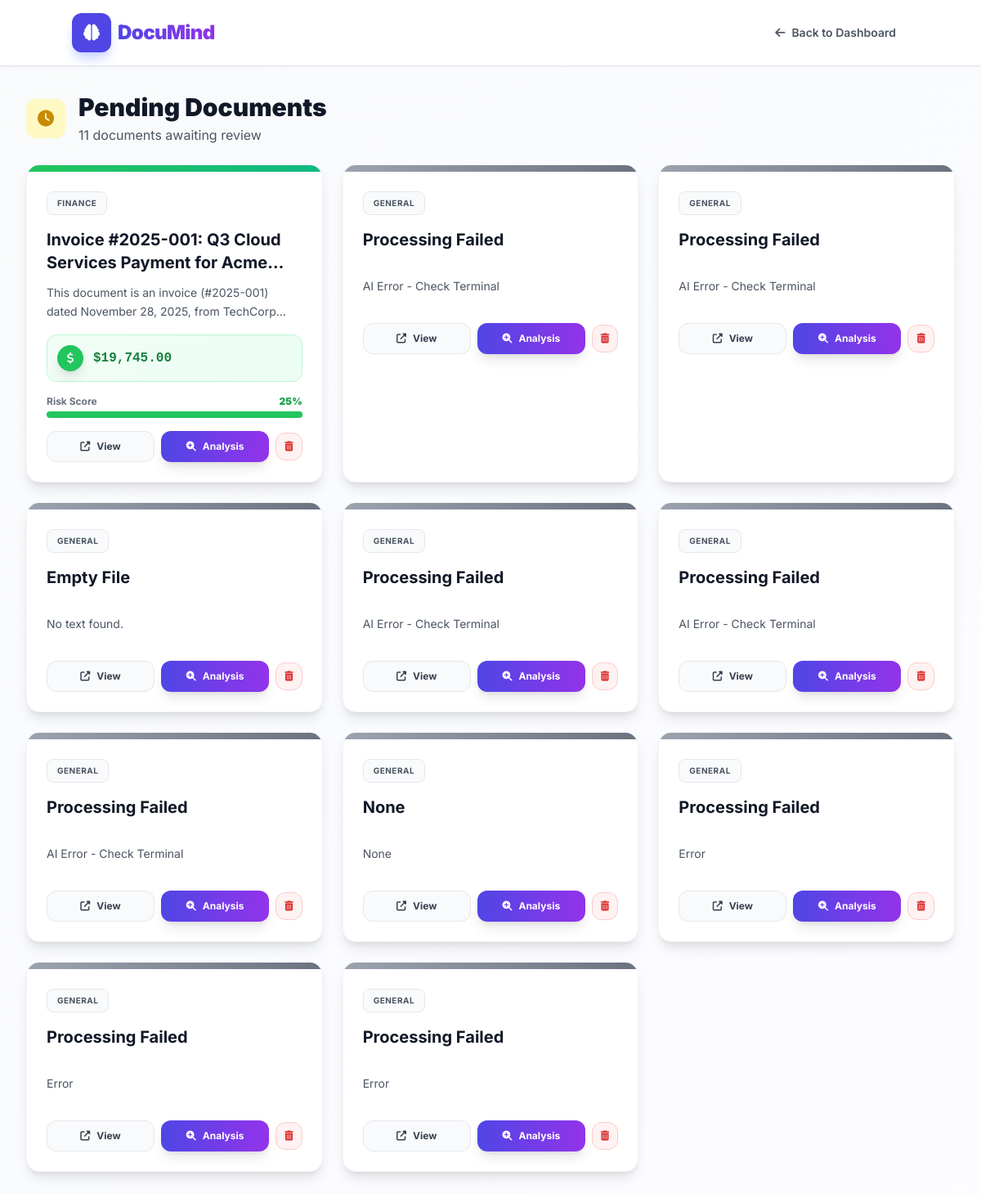
/dashboard/pending (signed in), run on the app's committed database.
### tables this page shows
CREATE TABLE documents (
                id INTEGER PRIMARY KEY AUTOINCREMENT,
                filename TEXT NOT NULL,
                url TEXT NOT NULL,
                uploader TEXT NOT NULL,
                upload_date TEXT NOT NULL,
                category TEXT,
                title TEXT,
                summary TEXT,
                risk_score INTEGER,
                tags TEXT,
                extracted_text TEXT,
                financial_value REAL DEFAULT 0.0,
                status TEXT DEFAULT 'Pending'
            );

### app.py (the view)
@app.route('/dashboard/pending')
def dashboard_pending():
    if 'user_id' not in session: return redirect('/')
    documents = []
    try:
        db = get_db()
        role = session.get('role')
        username = session.get('username')
        if role in ['Admin', 'Auditor']:
            rows = db.execute('''
                SELECT * FROM documents
                WHERE status = 'Pending'
                ORDER BY id DESC
            ''').fetchall()
        else:
            rows = db.execute('''
                SELECT * FROM documents
                WHERE uploader = ? AND status = 'Pending'
                ORDER BY id DESC
            ''', (username,)).fetchall()
        for row in rows:
            d = dict(row)
            d['risk_score'] = int(d.get('risk_score') or 0)
            d['financial_value'] = float(d.get('financial_value') or 0.0)
            d['formatted_money'] = "${:,.2f}".format(d['financial_value']) if d['financial_value'] > 0 else None
            raw_tags = d.get('tags', '')
            if raw_tags:
                clean = str(raw_tags).replace("'", "").replace('"', "").replace('[', '').replace(']', '')
                d['tag_list'] = [t.strip() for t in clean.split(',') if t.strip()]
            else:
                d['tag_list'] = []
            documents.append(d)
    except Exception as e:
        print(f"Error: {e}")
    return render_template('dashboard_detail.html',
                         docs=documents,
                         user=session,
                         title="Pending Documents",
                         subtitle=f"{len(documents)} documents awaiting review",
                         icon="fa-clock",
                         color="yellow")

### app.py (called while the page is built)
def get_db():
    db = getattr(g, '_database', None)
    if db is None:
        db = g._database = sqlite3.connect(DATABASE)
        db.row_factory = sqlite3.Row
    return db

@app.teardown_appcontext
def close_connection(exception):
    db = getattr(g, '_database', None)
    if db is not None: db.close()

### templates/dashboard_detail.html (shortened to what this page needs)
<!DOCTYPE html>
<html lang="en">
  <head>
    <script src="https://cdn.tailwindcss.com"></script>
    <link
      href="https://cdnjs.cloudflare.com/ajax/libs/font-awesome/6.4.0/css/all.min.css"
      rel="stylesheet"
    />
  </head>
  <body class="bg-gradient-to-br from-gray-50 via-indigo-50/30 to-purple-50/30 text-slate-800 min-h-screen">
    <nav
      class="glass-nav border-b border-gray-200 sticky top-0 z-40 px-4 py-3 md:px-8 md:py-4 shadow-sm"
    >
      <div class="container mx-auto flex justify-between items-center">
        <a href="/dashboard" class="flex items-center gap-2 hover:opacity-80 transition">
          <div
            class="bg-indigo-600 text-white w-10 h-10 md:w-12 md:h-12 rounded-xl flex items-center justify-center shadow-lg shadow-indigo-200"
          >
            <i class="fas fa-brain text-lg md:text-xl"></i>
          </div>
          <div>
            <h1 class="text-xl md:text-2xl font-black tracking-tight bg-gradient-to-r from-indigo-600 to-purple-600 bg-clip-text text-transparent">
            </h1>
          </div>
        </a>
        <a
          href="/dashboard"
          class="flex items-center gap-2 text-gray-600 hover:text-indigo-600 px-4 py-2 rounded-lg hover:bg-indigo-50 transition font-semibold text-sm"
        >
          <i class="fas fa-arrow-left"></i>
          <span class="hidden md:inline">Back to Dashboard</span>
        </a>
      </div>
    </nav>
    <div class="container mx-auto px-4 md:px-8 py-6 md:py-8 max-w-7xl">
      <div class="mb-6 animate-fade-in">
        <div class="flex items-center gap-4 mb-2">
          <div class="w-12 h-12 rounded-xl flex items-center justify-center {% if color == 'green' %}bg-green-100{% elif color == 'red' %}bg-red-100{% elif color == 'yellow' %}bg-yellow-100{% else %}bg-gray-100{% endif %}">
            <i class="fas {{ icon }} text-xl {% if color == 'green' %}text-green-600{% elif color == 'red' %}text-red-600{% elif color == 'yellow' %}text-yellow-600{% else %}text-gray-600{% endif %}"></i>
          </div>
          <div>
            <h2 class="text-2xl md:text-3xl font-black text-gray-900">{{ title }}</h2>
            <p class="text-sm md:text-base text-gray-600 mt-1">{{ subtitle }}</p>
          </div>
        </div>
      </div>
      <div
        class="grid grid-cols-1 sm:grid-cols-2 lg:grid-cols-3 xl:grid-cols-4 gap-4 md:gap-6"
      >
        {% for doc in docs %}
        <div
          class="bg-white rounded-2xl shadow-lg border border-gray-100 p-0 overflow-hidden hover:shadow-2xl transition-all duration-300 transform hover:-translate-y-1 animate-fade-in"
        >
          <div
            class="h-2 w-full {% if doc.category=='Finance' %}bg-gradient-to-r from-green-500 to-emerald-500{% elif doc.category=='Legal' %}bg-gradient-to-r from-red-500 to-rose-500{% elif doc.category=='HR' %}bg-gradient-to-r from-blue-500 to-cyan-500{% elif doc.category=='Technical' %}bg-gradient-to-r from-purple-500 to-pink-500{% else %}bg-gradient-to-r from-gray-400 to-gray-500{% endif %}"
          ></div>
          <div class="p-5 md:p-6">
            <div class="flex justify-between items-start mb-4">
              <span
                class="px-3 py-1.5 bg-gray-50 border border-gray-200 text-[10px] font-bold uppercase text-gray-600 tracking-wider rounded-lg"
              >
                {{ doc.category }}
              </span>
            </div>
            <h3
              class="font-bold text-gray-900 text-lg md:text-xl leading-tight mb-3 line-clamp-2 min-h-[3rem]"
            >
              {{ doc.title }}
            </h3>
            <p class="text-sm text-gray-600 mb-4 line-clamp-2 min-h-[2.5rem] leading-relaxed">
              {{ doc.summary }}
            </p>
            {% if doc.formatted_money %}
            <div
              class="bg-gradient-to-r from-green-50 to-emerald-50 border border-green-200 p-3 rounded-xl flex items-center gap-3 mb-4"
            >
              <div
                class="bg-green-500 text-white w-8 h-8 rounded-full flex items-center justify-center text-sm shadow-lg"
              >
                <i class="fas fa-dollar-sign"></i>
              </div>
              <span class="font-mono font-black text-green-700 text-base"
                >{{ doc.formatted_money }}</span
              >
            </div>
            {% endif %}
            {% if doc.risk_score and doc.risk_score|int > 0 %}
            {% set risk_score_int = doc.risk_score|int %}
            <div class="mb-4">
              <div class="flex justify-between items-center mb-1">
                <span class="text-xs font-bold text-gray-500">Risk Score</span>
                <span class="text-xs font-black {% if risk_score_int > 70 %}text-red-600{% elif risk_score_int > 40 %}text-yellow-600{% else %}text-green-600{% endif %}">{{ risk_score_int }}%</span>
              </div>
              <div class="w-full bg-gray-200 rounded-full h-2">
                <div
                  class="h-2 rounded-full {% if risk_score_int > 70 %}bg-red-500{% elif risk_score_int > 40 %}bg-yellow-500{% else %}bg-green-500{% endif %}"
                  style="width:  risk_percent "
                ></div>
              </div>
            </div>
            {% endif %}
            <div class="flex items-center justify-between mt-4 gap-2">
              <div class="grid grid-cols-2 gap-2 flex-1">
                <a
                  href="{{ doc.url }}"
                  target="_blank"
                  class="text-center py-2.5 rounded-xl bg-gray-50 hover:bg-gray-100 text-gray-700 text-xs font-bold transition border border-gray-200 flex items-center justify-center gap-2"
                >
                  <i class="fas fa-external-link-alt"></i>
                  View
                </a>
                <button
                  data-doc='{{ doc|tojson|safe }}'
                  onclick="openAnalysisFromButton(this)"
                  class="text-center py-2.5 rounded-xl bg-gradient-to-r from-indigo-600 to-purple-600 hover:from-indigo-700 hover:to-purple-700 text-white text-xs font-bold transition shadow-lg hover:shadow-xl transform hover:scale-105 flex items-center justify-center gap-2"
                >
                  <i class="fas fa-search-plus"></i>
                  Analysis
                </button>
              </div>
              <button
                onclick='deleteDocument({{ doc.id }}, "{{ doc.title|replace("'", "\\'")|replace('"', '\\"') }}")'
                class="p-2.5 rounded-xl bg-red-50 hover:bg-red-100 text-red-600 hover:text-red-700 text-xs font-bold transition border border-red-200 flex items-center justify-center group"
                title="Delete document"
              >
                <i class="fas fa-trash-alt"></i>
              </button>
            </div>
          </div>
        </div>
        {% endfor %}
      </div>
    </div>
  </body>
</html>

### templates/dashboard_detail.html (style rules this page uses)
body { font-family: "Inter", sans-serif; -webkit-tap-highlight-color: transparent; }
.glass-nav { background: rgba(255, 255, 255, 0.95); backdrop-filter: blur(10px); }
.animate-fade-in { animation: fadeIn 0.3s ease-out; }

### data on the page
documents: category "FINANCE", title "Invoice #2025-001: Q3 Cloud Services Payment for…", summary "This document is an invoice (#2025-001) dated November 28, 2025, from…", formatted_money "$19,745.00", risk_score "25"
documents: category "GENERAL", title "Processing Failed", summary "AI Error - Check Terminal"
documents: category "GENERAL", title "Processing Failed", summary "AI Error - Check Terminal"
documents: category "GENERAL", title "Empty File", summary "No text found."
documents: category "GENERAL", title "Processing Failed", summary "AI Error - Check Terminal"
documents: category "GENERAL", title "Processing Failed", summary "AI Error - Check Terminal"
documents: category "GENERAL", title "Processing Failed", summary "AI Error - Check Terminal"
documents: category "GENERAL", title "None", summary "None"
documents: category "GENERAL", title "Processing Failed", summary "Error"
documents: category "GENERAL", title "Processing Failed", summary "Error"
documents: category "GENERAL", title "Processing Failed", summary "Error"

### other printed values
{{ title }} "Pending Documents"
{{ subtitle }} "11 documents awaiting review"
